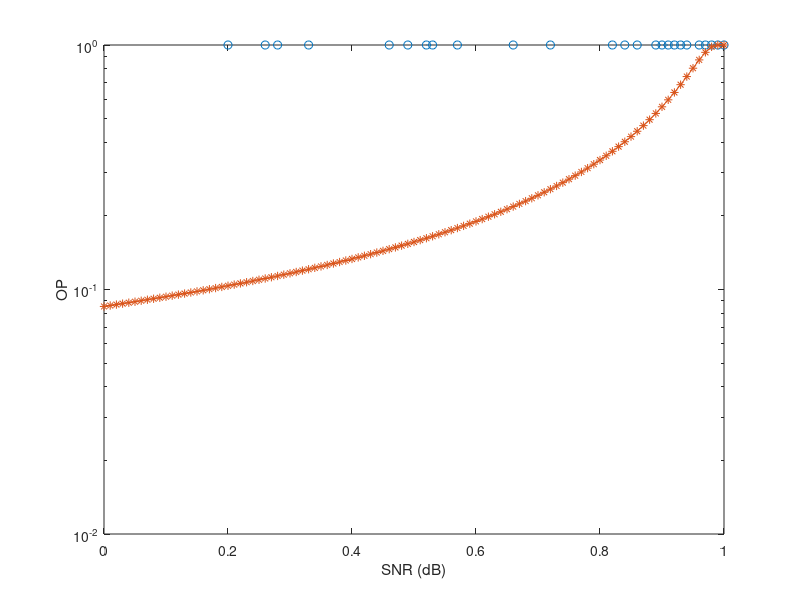

Write MATLAB code to recreate this figure.
close all
clear all
%% Simulation parameters
%
rho     = 0:.01:1;               % power splitting ratio
PS_dB   = 10;         % transmit SNR = Ps/N0 in dB
PS      = 10.^(PS_dB./10);
naN     = (10^(-7))*1e6;    % naN = -100 dBm, BW = 1 MHz
ncN     = (10^(-6))*1e6;    % naN = -90 dBm,  BW = 1 MHz
naF     = (10^(-7))*1e6;
ncF     = (10^(-6))*1e6;
epsilon = 3;                % pathloss exponent
dSF     = 10;               % S-F distance
dSN     = 3;
dNF     = dSF - dSN;
L       = 1e3;              % path-loss at reference distance
%
lSN     = L*dSN^-3;         % lambda
lSF     = L*dSF^-3;
lNF     = L*dNF^-3;
%
eta     = 0.7;              % energy conversion coefficient
pN      = 0.1;              % power allocation coefficient
pF      = 1 - pN;
RthN    = 1;                % target data rate of User N bits/s/Hz
RthF    = 1;                % target data rate of User N bits/s/Hz
g1 = 2^(2*RthN) - 1;        % gamma_2 for User F
g2 = 2^(2*RthF) - 1;        % gamma_2 for User F
%
SimTimes = 10^0;            % Monte-Carlo repetitions
%
%% Simulation
%
for ss = 1:length(PS_dB)
    for rr = 1:length(rho)
        fprintf('rho = %d dB \n',rho(rr))
        % Channel modelling
        hSF = sqrt(lSF/2)*...
            (randn(SimTimes,1) + 1i*randn(SimTimes,1));
        hSN = sqrt(lSN/2)*...
            (randn(SimTimes,1) + 1i*randn(SimTimes,1));
        hNF = sqrt(lNF/2)*...
            (randn(SimTimes,1) + 1i*randn(SimTimes,1));
        % Channel gains
        gSN     = abs(hSN.^2);
        gSF     = abs(hSF.^2);
        gNF     = abs(hNF.^2);
        % SNRs
        snrSNxF = (1-rho(rr)).*pF.*PS(ss).*gSN./...
            ((1-rho(rr)).*pN.*PS(ss).*gSN ...
            + (1-rho(rr))*naN + ncN);
        snrSNxN = (1-rho(rr)).*pN.*PS(ss).*gSN/...
            ((1-rho(rr))*naN + ncN);
        snrSF   = pF.*PS(ss).*gSF./(pN.*PS(ss).*gSF + naF + ncF);
        snrNF   = eta.*PS(ss).*gSN.*gNF.*rho(rr)/(naF + ncF);
        %
        % Find the best antenna for User F based on end-to-end SNR
        snrFe2e = min(snrSNxF,max(snrNF,snrSF));
        % count outage events of User N
        count1 = snrSNxF < g2;
        count2 = snrSNxF >=g2 & snrSNxN < g1;
        OP_N_sim(rr) = sum(count1+count2)/SimTimes;
        %% Analysis
        a1 = (1-rho(rr))*pF*PS(ss)/((1-rho(rr))*naN + ncN);
        a2 = (1-rho(rr))*pN*PS(ss)/((1-rho(rr))*naN + ncN);
        b1 = pF * PS(ss) / (naF + ncF);
        b2 = pN * PS(ss) / (naF + ncF);
        c  = eta*rho(rr)*PS(ss)/(naF + ncF);
        mu_a = g2/(a1-a2*g2);
        mu_b = g2/(b1-b2*g2);
        theta = pF/pN;
        %
        if g2 < theta && mu_a >= g1/a2
            OP_N_ana(rr) = 1 - exp(-mu_a/lSN);
        elseif g2 < theta && mu_a < g1/a2
            OP_N_ana(rr) = 1 - exp(-g1/lSN/a2);
        elseif g2 >= theta
            OP_N_ana(rr) = 1;
        end
    end
end
%% plot
semilogy(rho,OP_N_sim,'o:',...
    rho,OP_N_ana,'*-')
xlabel('SNR (dB)')
ylabel('OP')

